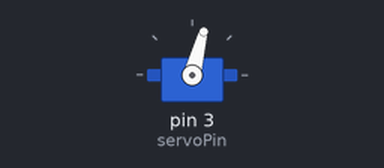
This sketch was run on a simulated Arduino Uno, built with avr-gcc and run on an emulated ATmega328P. Parts: servo. Random numbers use the default seed unless the sketch sets one.

Above: at 0.1 s.
At 126.3 s:
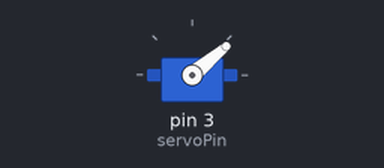
Timing chart, 0 to 128.3 s (numbered marks = the images above):
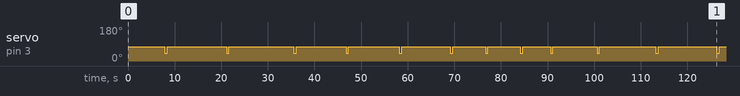

The sketch:

arduino-servo-clicker.ino
```cpp
#include <Servo.h>

Servo myServo;

const int servoPin = 3;

const int baseAngle = 75;
const int moveAngle = 35;

const unsigned long minDelay = 5000;
const unsigned long maxDelay = 15000;  // Increase range so randomness is obvious

void setup() {
  myServo.attach(servoPin);
  myServo.write(baseAngle);

  randomSeed(micros());   // Better randomness
}

void loop() {

  unsigned long waitTime = random(minDelay, maxDelay);
  delay(waitTime);

  myServo.write(baseAngle - moveAngle);
  delay(500);

  myServo.write(baseAngle);
}
```

Measured:
- by itself, servo on pin 3 (servoPin): 75° → 40° at 7.9 s, → 75° 0.50 s later, → 40° 12.8 s later, → 75° 0.50 s later, … (24 changes in this stretch)
